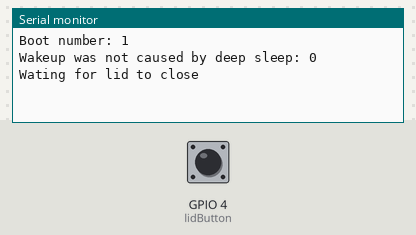
A sketch run on a simulated ESP32. Parts: the last lines printed to the serial monitor. The test bench sets the inputs (shaded band); at power-on: GPIO 4 (lidButton) LOW. WiFi joins after 1.5 s; servers stay silent unless stated; no MQTT or app messages arrive unless stated.

Above: at 1.8 s.
1.9 s: GPIO 4 (lidButton) pulled HIGH for 0.15 s
At 2.8 s:
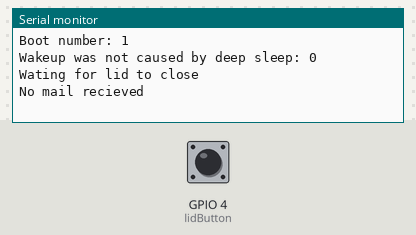
3.9 s: GPIO 4 (lidButton) pulled HIGH for 1 s
At 4.8 s:
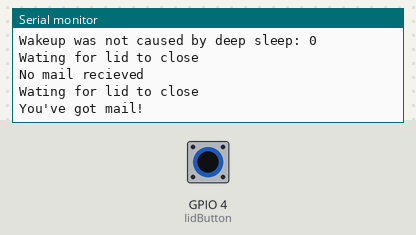
6.4 s: GPIO 4 (lidButton) pulled HIGH for 1 s
At 7.3 s:
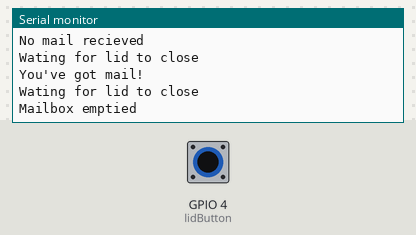
8.9 s: GPIO 4 (lidButton) pulled HIGH for 3.2 s
At 12.7 s:
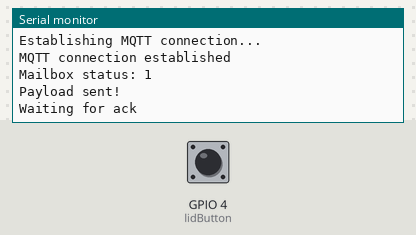

Measured:
- after the input at 1.9 s, the serial monitor: prints a new line after 0.50 s (image 1)
- after the input at 3.9 s, the serial monitor: prints a new line after 0.50 s (image 2)
- after the input at 6.4 s, the serial monitor: prints a new line after 0.50 s (image 3)
- after the input at 8.9 s, the serial monitor: prints a new line after 0.50 s (image 4)

The sketch:

Postkasse_detektor_mk3__Node-RED_.ino
```cpp
#include <WiFi.h>
#include <PubSubClient.h>

/****************************************
 * Definer konstanter                   *
 ****************************************/
//const char* ssid = "HENRIK-NETT"; const char* password = "84451F&r"; //Henrik nett
const char* ssid = "ASUS"; const char* password = "huleboer"; //Christoffer nett
//const char* ssid = "Christoffer's iPhone"; const char* password = "keiserKuzco";
const char* mqtt_server = "broker.hivemq.com";
const char* clientID = "MailboxClient";
RTC_DATA_ATTR int bootCount = 0; //Holder styr på antall boots
bool mailIndicator = false;
bool Ack = false; //Kvittering for evt retransmissjon
unsigned long now;
unsigned long refTime;

/****************************************
 * Verdier som skal sendes over MQTT    *
 ****************************************/
RTC_DATA_ATTR int mailboxState = 0; //Variabel som skal sendes

/****************************************
 * Pins                                 *
 ****************************************/
//const int redLed = 15;
//const int awakeLed = 5;
const int lidButton = 4;

//konfigurerer MQTT
WiFiClient espClient;
PubSubClient client(espClient);

/****************************************
 * TILLEGGSFUNKSJONER                   *
 ****************************************/

// Funksjon som kobler til internett
void connectWiFi() {
  Serial.print("Attempting WiFi connection");
  WiFi.begin(ssid, password);

  //Venter på tilkobling til WiFi
  int retries = 0;
  while(WiFi.status() != WL_CONNECTED) {
    retries++;
    Serial.print(".");
    if(retries == 60){
      Serial.println("Returning to DEEPSLEEP");
      Serial.flush();
      esp_deep_sleep_start(); //gir opp etter 30 sekunder og går tilbake til sleep
    }
    delay(500);
  }

  Serial.println("");
  Serial.println("WiFi connection established");
  Serial.print("IP-adress: ");
  Serial.println(WiFi.localIP());
}

//egendefinert funksjon som kobler til MQTT
void reconnectMQTT() {
  //kjører om igjen til tilkoblingen er etablert
  int retries = 0;
  while(!client.connected()) {
    retries++;
    Serial.println("Establishing MQTT connection...");
    //Prøver å koble til med et definert klient-navn
    if(client.connect(clientID)) {
      Serial.println("MQTT connection established");
      client.subscribe("hivemq/retransmission"); //Subscriber til topic
    }
    else {
      Serial.print("Failed, rc=");
      Serial.print(client.state()); //printer verdi som forteller hvorfor tilkoblingen mislykkes, for debugging
      Serial.println(" trying again in 5 secons");
      //vent 5 sekunder
      delay(5000);
    }
    if(retries == 6) { //gir opp etter 30 sekunder
      Serial.println("Returning to DEEPSLEEP");
      Serial.flush();
      esp_deep_sleep_start(); //gir opp etter 30 sekunder
    }
  }
}//reconnect MQTT slutt

//Callback funksjon som håndterer mottakelse av meldinger over MQTT
void callback(char* topic, byte* message, unsigned int length) {
  // Når ESPen mottar en string via en topic
  Serial.print("Message arrived on topic: ");
  Serial.print(topic);
  Serial.print(". Message: ");
  String messageTemp;

  for (int i = 0; i < length; i++) {
    Serial.print((char)message[i]);
    messageTemp += (char)message[i];
  }
  Serial.println();

  if((messageTemp == "1")||(messageTemp == "0")){
    Ack = true;
  }
}

//Funksjonen forsikrer seg om at meldingen har kommet trygt frem ved hjelp av kvittering og retransmissjonsklokke (og retransmissjon ved utløpt klokketid)
//int retransWindiw tilsvarer lengden på retransmisjonsklokka i ms
void retransmission(int retransWindow){
  Serial.println("Waiting for ack");
  refTime = millis();

  //Så lenge det ikke har blitt mottatt en kvittering
  while(Ack != true){
    now = millis();
    //Hvis retransmisjonsklokka (retransWindow) har utløpt
    if((now - refTime) > retransWindow){
      Serial.print("No ack recieved within "); Serial.print(retransWindow);
      Serial.println(" ms. Attempting retransmission...");

      //Retransmissjon
      sendMQTTmessage();

      refTime = millis();
    }

    //Holder clienten oppdatert for å kunne detektere innkommende meldinger
    //callback() tar hånd om behandling av inkommende meldinger og definering av ack
    if(!client.connected()) {
      reconnectMQTT();
    }
    client.loop();
  }
  Serial.println("Ack recieved");
  Ack = false;
}//legg til retransmisjonsklokke,

//Funksjon som sender verdiene over MQTT
void sendMQTTmessage() {
  if (!client.connected()) { //looper hvis MQTT ikke er tilkoblet
    reconnectMQTT();
  }

  char tempString[10]; //char som inneholder data
  dtostrf(mailboxState, 1, 0, tempString); //gjør om fra float til string, og beholder 2 desimaler
  Serial.print("Mailbox status: ");
  Serial.println(tempString);
  client.publish("hivemq/mailbox_status", tempString); //sender over MQTT til Node-RED på topic "hivemq/temperature"
  Serial.println("Payload sent!");
}

//Funksjon som printer til seriell moitor hva som trigget ESP-ens oppvåkning
void print_wakeup_reason(){
  esp_sleep_wakeup_cause_t wakeup_reason;

  wakeup_reason = esp_sleep_get_wakeup_cause();

  switch(wakeup_reason)
  {
    case ESP_SLEEP_WAKEUP_EXT0 : Serial.println("Wakeup caused by external signal using RTC_IO"); break;
    case ESP_SLEEP_WAKEUP_EXT1 : Serial.println("Wakeup caused by external signal using RTC_CNTL"); break;
    case ESP_SLEEP_WAKEUP_TIMER : Serial.println("Wakeup caused by timer"); break;
    case ESP_SLEEP_WAKEUP_TOUCHPAD : Serial.println("Wakeup caused by touchpad"); break;
    case ESP_SLEEP_WAKEUP_ULP : Serial.println("Wakeup caused by ULP program"); break;
    default : Serial.printf("Wakeup was not caused by deep sleep: %d\n",wakeup_reason); break;
  }
}

//Hva som skal gjøres når ESP-en blir vekket. Koden er lagret i ESP-ens interne RAM (mye raskere lasting)
//Venter på at lokket skal lukkes og oppdaterer variabel som skal bli sendt
void IRAM_ATTR wakeup(){
  //Mens lokket er åpent
  while(digitalRead(lidButton) != HIGH){
    Serial.println("Wating for lid to close");

    while(digitalRead(lidButton) != HIGH){
    }
    delay(500); //Buffer for å forhindre falske avlesninger hvis lokket spretter på kontaktflaten

    //Etter at lokket er lukket
    if(mailboxState == 0 && digitalRead(lidButton) == HIGH){
      //digitalWrite(redLed,HIGH); //Tenner mail-indikator
      mailboxState = 1; //Oppdaterer mailbox state
      Serial.println("You've got mail!");
    }
    else if(mailboxState == 1 && digitalRead(lidButton) == HIGH){
      //digitalWrite(redLed,LOW);
      mailboxState = 0; //Oppdaterer mailbox state
      Serial.println("Mailbox emptied");
    }
    else if(digitalRead(lidButton) == LOW){
      Serial.println("No mail recieved");
    }
    delay(500); Serial.println();
  }
}

/****************************************
 * Hovedfuksjoner                       *
 ****************************************/

void setup() {
  Serial.begin(115200);
  delay(1000); //tar tid å åpne serial, for debugformål
  //pinMode(redLed,OUTPUT);
  //pinMode(awakeLed,OUTPUT);
  //digitalWrite(awakeLed,HIGH);

  bootCount++;
  Serial.println("Boot number: " + String(bootCount));

  print_wakeup_reason();

  //ESP-en våkner når pin 4 leser LOW, altså når lokket på postkassa åpnes
  esp_sleep_enable_ext0_wakeup(GPIO_NUM_4,0);

  //Gjør målinger og oppdaterer verdier som skal sendes
  wakeup();

  //Kobler til internett
  connectWiFi();

  //setter verdier for tilkobling til MQTT
  client.setServer(mqtt_server, 1883);
  client.setCallback(callback);

  //sender melding over MQTT
  sendMQTTmessage();

  //Venter på kvittering før ESP-en kan gå videre
  retransmission(5000);

  //Frakobler MQTT serveren på en sikker måte
  client.disconnect();

  //Går tilbake til sleep
  Serial.println("Going to sleep now"); Serial.println("");
  esp_deep_sleep_start();
}

void loop(){
  Serial.println("WTF, something is sereously wrong if this appears in your serial monitor...");
  //ingen kode kan kjøre her grunnet DEEPSLEEP
}
```
